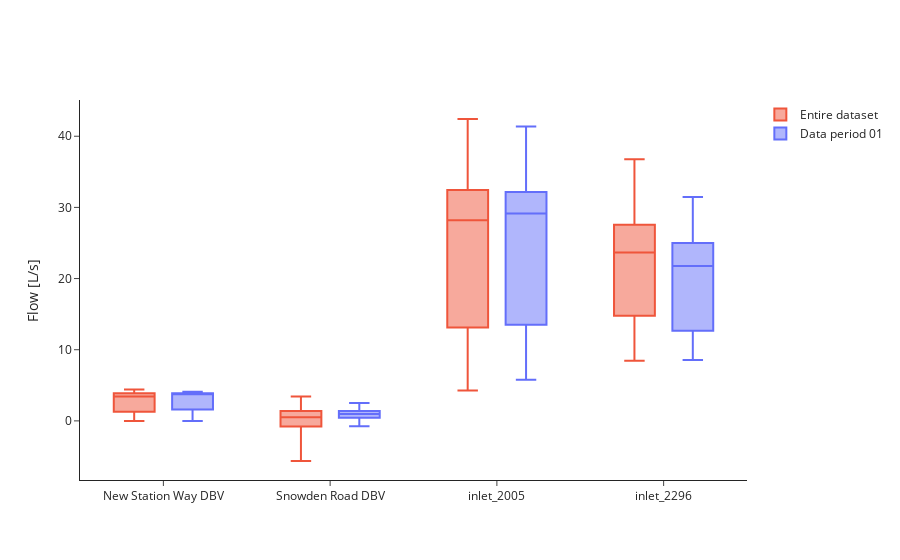

Notebook code cell kept with this figure:
### Markdown cell above
Flow comparison of data period v. entire dataset (2021-2024).

### Code cell
plot_flow_df = plot_flow_df.dropna(subset=['mean'])
flow_period_stats = plot_flow_df.groupby('bwfl_id')['mean'].describe(percentiles=[.01, .10, .25, .50, .75, .90, .99])
flow_dataset_stats = get_sensor_stats('flow', flow_bwfl_ids)

fig = go.Figure()

for i, bwfl_id in enumerate(flow_period_stats.index):
    stats = flow_dataset_stats.loc[bwfl_id]
    
    fig.add_trace(go.Box(
        x=[bwfl_id],
        lowerfence=[stats['min']],
        q1=[stats['25%']],
        median=[stats['50%']],
        q3=[stats['75%']],
        upperfence=[stats['max']],
        name='Entire dataset',
        marker_color=default_colors[1],
        boxpoints=False,
        offsetgroup='flow_dataset_stats',
        showlegend=(i == 0)
    ))

for i, bwfl_id in enumerate(flow_period_stats.index):
    stats = flow_period_stats.loc[bwfl_id]
    
    fig.add_trace(go.Box(
        x=[bwfl_id],
        lowerfence=[stats['min']],
        q1=[stats['25%']],
        median=[stats['50%']],
        q3=[stats['75%']],
        upperfence=[stats['max']],
        name=f'Data period {str(data_period).zfill(2)}',
        marker_color=default_colors[0],
        boxpoints=False,
        offsetgroup='flow_period_stats',
        showlegend=(i == 0)
    ))

fig.update_layout(
    yaxis_title='Flow [L/s]',
    xaxis_title='',
    xaxis=dict(
        tickmode='array',
        tickvals=flow_period_stats.index,
        ticktext=flow_period_stats.index
    ),
    legend_title_text='',
    template='simple_white',
    boxmode='group',
    height=450,
)

fig.show()

### Figure 1 — Plotly figure (JSON) as saved in the notebook; plotly's stock layout.template omitted (floating-point values rounded to 4 significant figures)
{"data": [{"boxpoints": false, "lowerfence": [-0.001273], "marker": {"color": "#EF553B"}, "median": [3.44], "name": "Entire dataset", "offsetgroup": "flow_dataset_stats", "q1": [1.291], "q3": [3.886], "showlegend": true, "type": "box", "upperfence": [4.401], "x": ["New Station Way DBV"]}, {"boxpoints": false, "lowerfence": [-5.637], "marker": {"color": "#EF553B"}, "median": [0.5113], "name": "Entire dataset", "offsetgroup": "flow_dataset_stats", "q1": [-0.7853], "q3": [1.378], "showlegend": false, "type": "box", "upperfence": [3.443], "x": ["Snowden Road DBV"]}, {"boxpoints": false, "lowerfence": [4.256], "marker": {"color": "#EF553B"}, "median": [28.2], "name": "Entire dataset", "offsetgroup": "flow_dataset_stats", "q1": [13.12], "q3": [32.44], "showlegend": false, "type": "box", "upperfence": [42.42], "x": ["inlet_2005"]}, {"boxpoints": false, "lowerfence": [8.444], "marker": {"color": "#EF553B"}, "median": [23.67], "name": "Entire dataset", "offsetgroup": "flow_dataset_stats", "q1": [14.78], "q3": [27.56], "showlegend": false, "type": "box", "upperfence": [36.78], "x": ["inlet_2296"]}, {"boxpoints": false, "lowerfence": [1.226e-05], "marker": {"color": "#636EFA"}, "median": [3.841], "name": "Data period 01", "offsetgroup": "flow_period_stats", "q1": [1.604], "q3": [3.896], "showlegend": true, "type": "box", "upperfence": [4.087], "x": ["New Station Way DBV"]}, {"boxpoints": false, "lowerfence": [-0.7421], "marker": {"color": "#636EFA"}, "median": [0.9595], "name": "Data period 01", "offsetgroup": "flow_period_stats", "q1": [0.4569], "q3": [1.405], "showlegend": false, "type": "box", "upperfence": [2.518], "x": ["Snowden Road DBV"]}, {"boxpoints": false, "lowerfence": [5.767], "marker": {"color": "#636EFA"}, "median": [29.13], "name": "Data period 01", "offsetgroup": "flow_period_stats", "q1": [13.51], "q3": [32.18], "showlegend": false, "type": "box", "upperfence": [41.38], "x": ["inlet_2005"]}, {"boxpoints": false, "lowerfence": [8.556], "marker": {"color": "#636EFA"}, "median": [21.78], "name": "Data period 01", "offsetgroup": "flow_period_stats", "q1": [12.67], "q3": [25], "showlegend": false, "type": "box", "upperfence": [31.44], "x": ["inlet_2296"]}], "layout": {"autosize": true, "boxmode": "group", "legend": {"title": {"text": ""}}, "xaxis": {"autorange": true, "range": [-0.5, 3.5], "tickmode": "array", "ticktext": ["New Station Way DBV", "Snowden Road DBV", "inlet_2005", "inlet_2296"], "tickvals": ["New Station Way DBV", "Snowden Road DBV", "inlet_2005", "inlet_2296"], "title": {"text": ""}, "type": "category"}, "yaxis": {"autorange": true, "range": [-8.307, 45.09], "title": {"text": "Flow [L/s]"}}}}
